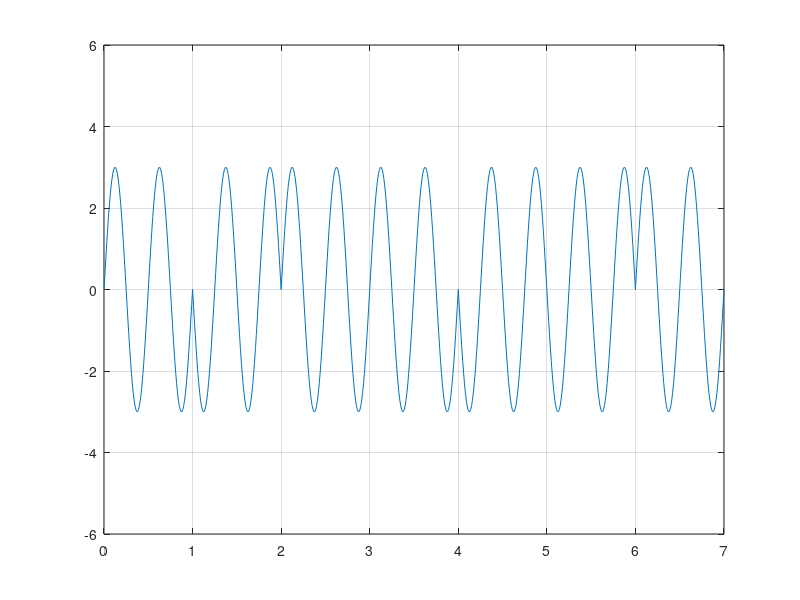

Source code (MATLAB):
clc; #... Clear command line
clear all; #... Clear variables
close all; #... Clear figures

bits = [1 0 1 1 0 0 1];

#... Modulation
bitrate = 1;

sampling_rate = 100;
sampling_time = 1/sampling_rate;

end_time = length(bits)/bitrate;
time = 0:sampling_time:end_time;

a = 3; #... Amplitude
f = 2; #... Frequency
signal = a*sin(2*pi*f*time);
modulation = signal;

index = 1;

for i = 1:length(time)
    if bits(index) == 0
        modulation(i) = -signal(i);
    endif
    if time(i)*bitrate >= index
        index = index+1;
    endif
endfor

plot(time, modulation);
axis([0 end_time -2*a 2*a]);
grid on;

#... Demodulation
index = 1;

for i = 1:length(modulation)
    if modulation(i) != signal(i)
        demodultaion(index) = 0;
    else
        demodultaion(index) = 1;
    endif
    if time(i)*bitrate >= index
        index = index+1;
    endif
endfor

disp(demodultaion);
